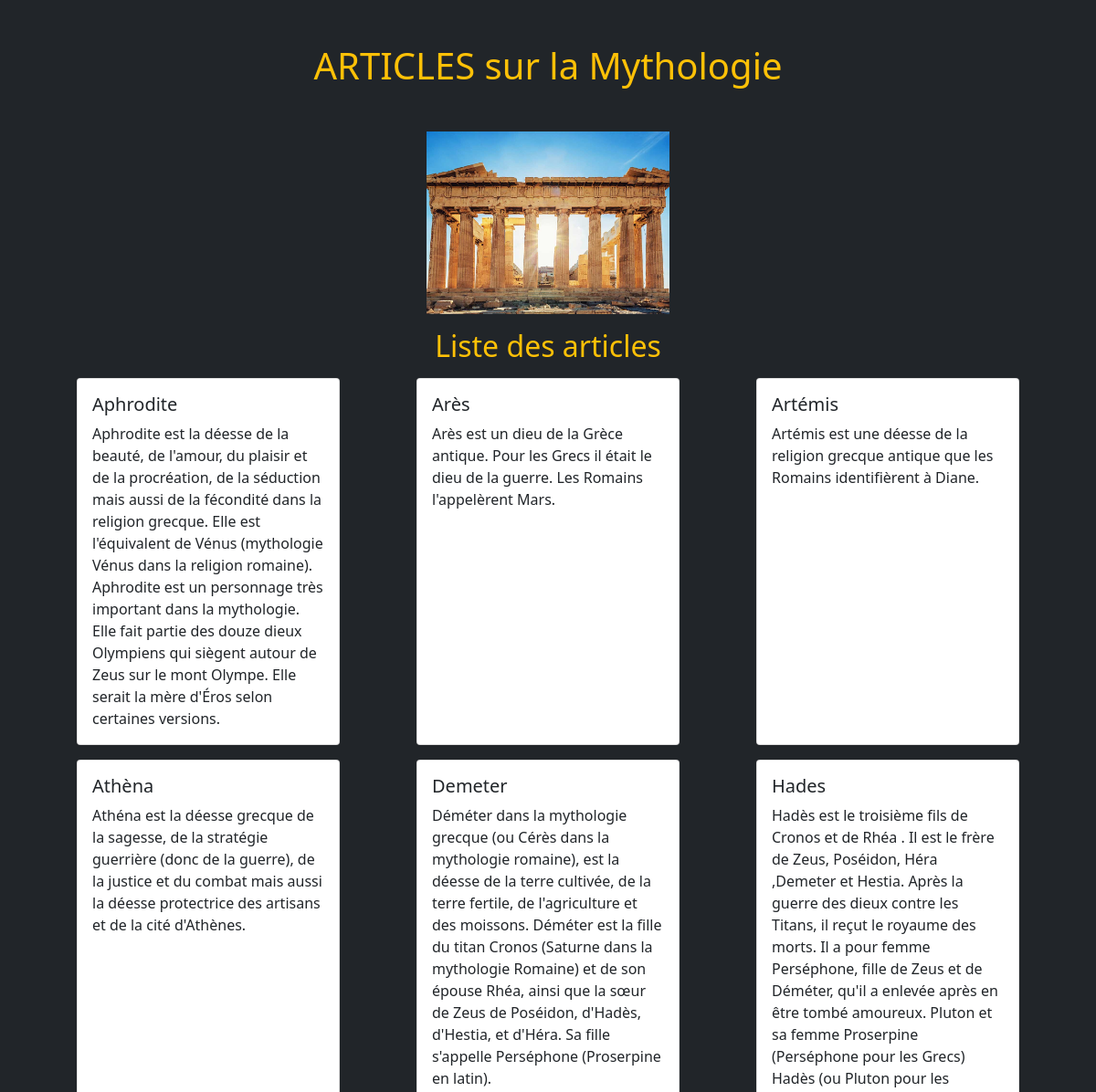
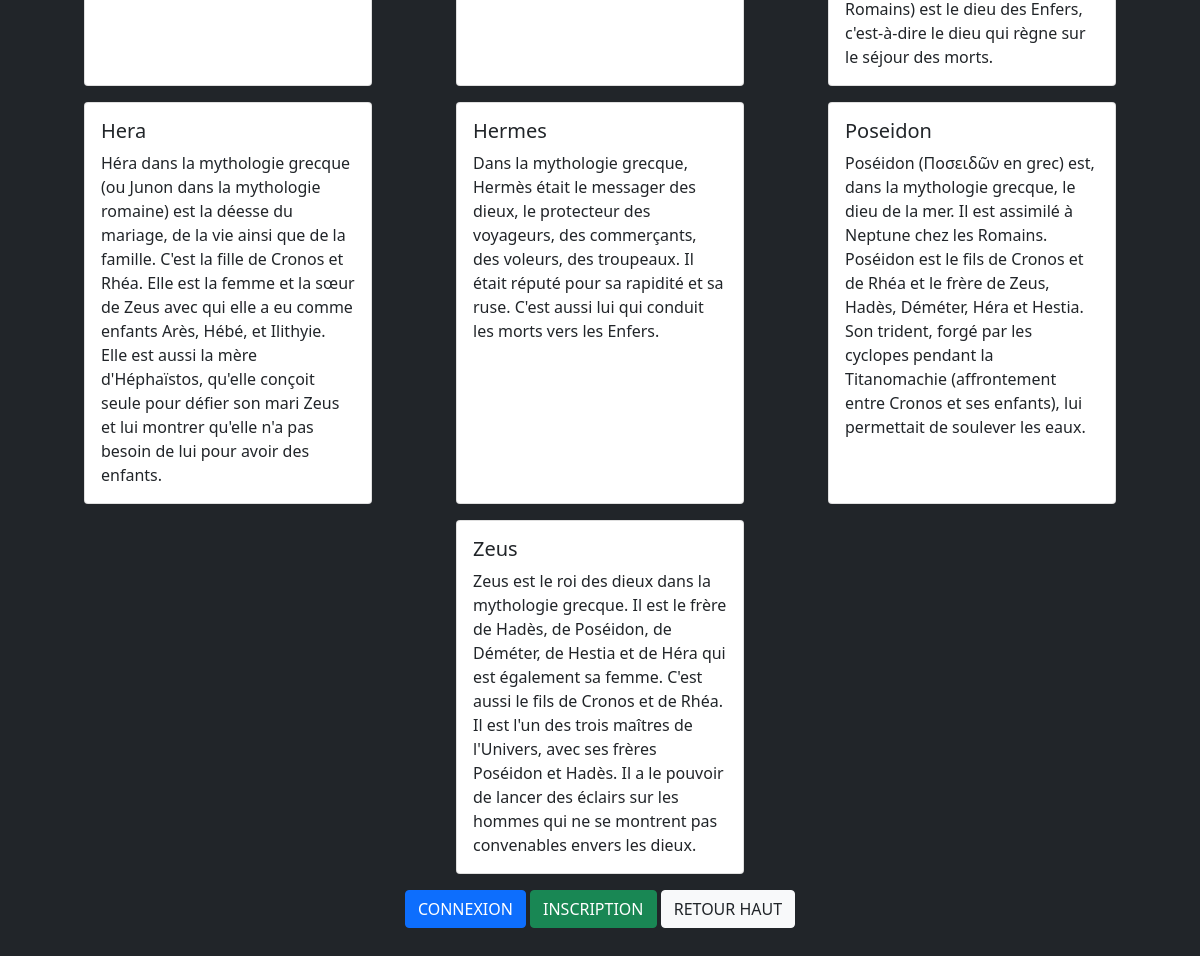
The page / on the database its author committed (2 pictures, top to bottom).
### tables this page shows
CREATE TABLE IF NOT EXISTS `articles` (
  `id_users` int(11) NOT NULL AUTO_INCREMENT,
  `users_name` varchar(100) NOT NULL,
  `users_intro` longtext NOT NULL,
  `users_descri` longtext NOT NULL,
  `users_mail` varchar(100) NOT NULL,
  `users_img` varchar(100) NOT NULL,
  `users_date` datetime NOT NULL DEFAULT CURRENT_TIMESTAMP,
  PRIMARY KEY (`id_users`)
);

### GestionARTICLES/requete.php (called while the page is built, shortened)
<?php
function requete_displayUsers()
{
    $db = connexion_BD();
    $sql = "SELECT * FROM articles ORDER BY users_name";
    $req = $db->prepare($sql);
    $req->execute([]);
    $data = $req->fetchAll(PDO::FETCH_OBJ);
    return $data;
}

### index.php (the view, shortened to what this page needs)
<!DOCTYPE html>
<html lang="fr">
<head>
    <link href="https://cdn.jsdelivr.net/npm/bootstrap@5.1.3/dist/css/bootstrap.min.css" rel="stylesheet">
</head>
<body class="bg-dark text-warning">
    <?php
    include "./GestionARTICLES/requete.php";
    $users = requete_displayUsers();
    ?>
    <h1 class="text-center my-5">ARTICLES sur la Mythologie</h1>
    <div class="d-flex flex-row">
        <div class="col-4"></div>
        <div class="col-4 text-center mb-3">
            <img src="./GestionARTICLES/images/montOlympe.jpeg" alt="pentheon" style="height: 200px;">
        </div>
        <div class="col-4"></div>
    </div>
    <div class="container">
        <h2 class="text-center mb-3">Liste des articles</h2>
        <div class="d-flex flex-wrap">
            <?php
            foreach ($users as $value) {
            ?>
                <div class=" card mx-auto mb-3" style="width: 18rem;">
                    <div class="card-body">
                        <h5 class="card-title text-dark"><?= htmlspecialchars($value->users_name) ?></h5>
                        <a href="./GestionARTICLES/index.php" class="text-dark text-decoration-none card-text" style="height: 250px;"><?= htmlspecialchars($value->users_intro) ?></a>
                    </div>
                </div>
            <?php
            }
            ?>
        </div>
    </div>
    <div class="text-center mb-5">
        <a href="./CONNEXION/login_form.php" class="btn btn-primary">CONNEXION</a>
        <a href="./CONNEXION/register_form.php" class="btn btn-success">INSCRIPTION</a>
        <a href="#" class="btn btn-light text-dark ">RETOUR HAUT</a>
    </div>
</body>
</html>

### rows shown on the page
articles: users_name "Aphrodite", users_intro "Aphrodite est la déesse de la beauté, de l'amour, du plaisir et de la procréation, de la séduction mais aussi de la fécondité dans la religion grecque. Elle est l'équivalent de Vénus (mythologie Vénus dans la religion romaine). Aphrodite est un personnage très important dans la mythologie. Elle fait partie des douze dieux Olympiens qui siègent autour de Zeus sur le mont Olympe. Elle serait la mère d'Éros selon certaines versions."
articles: users_name "Arès", users_intro "Arès est un dieu de la Grèce antique. Pour les Grecs il était le dieu de la guerre. Les Romains l'appelèrent Mars."
articles: users_name "Artémis", users_intro "Artémis est une déesse de la religion grecque antique que les Romains identifièrent à Diane."
articles: users_name "Athèna", users_intro "Athéna est la déesse grecque de la sagesse, de la stratégie guerrière (donc de la guerre), de la justice et du combat mais aussi la déesse protectrice des artisans et de la cité d'Athènes."
articles: users_name "Demeter", users_intro "Déméter dans la mythologie grecque (ou Cérès dans la mythologie romaine), est la déesse de la terre cultivée, de la terre fertile, de l'agriculture et des moissons. Déméter est la fille du titan Cronos (Saturne dans la mythologie Romaine) et de son épouse Rhéa, ainsi que la sœur de Zeus de Poséidon, d'Hadès, d'Hestia, et d'Héra. Sa fille s'appelle Perséphone (Proserpine en latin)."
articles: users_name "Hades", users_intro "Hadès est le troisième fils de Cronos et de Rhéa . Il est le frère de Zeus, Poséidon, Héra ,Demeter et Hestia. Après la guerre des dieux contre les Titans, il reçut le royaume des morts. Il a pour femme Perséphone, fille de Zeus et de Déméter, qu'il a enlevée après en être tombé amoureux. Pluton et sa femme Proserpine (Perséphone pour les Grecs) Hadès (ou Pluton pour les Romains) est le dieu des Enfers, c'est-à-dire le dieu qui règne sur le séjour des morts."
articles: users_name "Hera", users_intro "Héra dans la mythologie grecque (ou Junon dans la mythologie romaine) est la déesse du mariage, de la vie ainsi que de la famille. C'est la fille de Cronos et Rhéa. Elle est la femme et la sœur de Zeus avec qui elle a eu comme enfants Arès, Hébé, et Ilithyie. Elle est aussi la mère d'Héphaïstos, qu'elle conçoit seule pour défier son mari Zeus et lui montrer qu'elle n'a pas besoin de lui pour avoir des enfants."
articles: users_name "Hermes", users_intro "Dans la mythologie grecque, Hermès était le messager des dieux, le protecteur des voyageurs, des commerçants, des voleurs, des troupeaux. Il était réputé pour sa rapidité et sa ruse. C'est aussi lui qui conduit les morts vers les Enfers."
articles: users_name "Poseidon", users_intro "Poséidon (Ποσειδῶν en grec) est, dans la mythologie grecque, le dieu de la mer. Il est assimilé à Neptune chez les Romains. Poséidon est le fils de Cronos et de Rhéa et le frère de Zeus, Hadès, Déméter, Héra et Hestia. Son trident, forgé par les cyclopes pendant la Titanomachie (affrontement entre Cronos et ses enfants), lui permettait de soulever les eaux."
articles: users_name "Zeus", users_intro "Zeus est le roi des dieux dans la mythologie grecque. Il est le frère de Hadès, de Poséidon, de Déméter, de Hestia et de Héra qui est également sa femme. C'est aussi le fils de Cronos et de Rhéa. Il est l'un des trois maîtres de l'Univers, avec ses frères Poséidon et Hadès. Il a le pouvoir de lancer des éclairs sur les hommes qui ne se montrent pas convenables envers les dieux."
